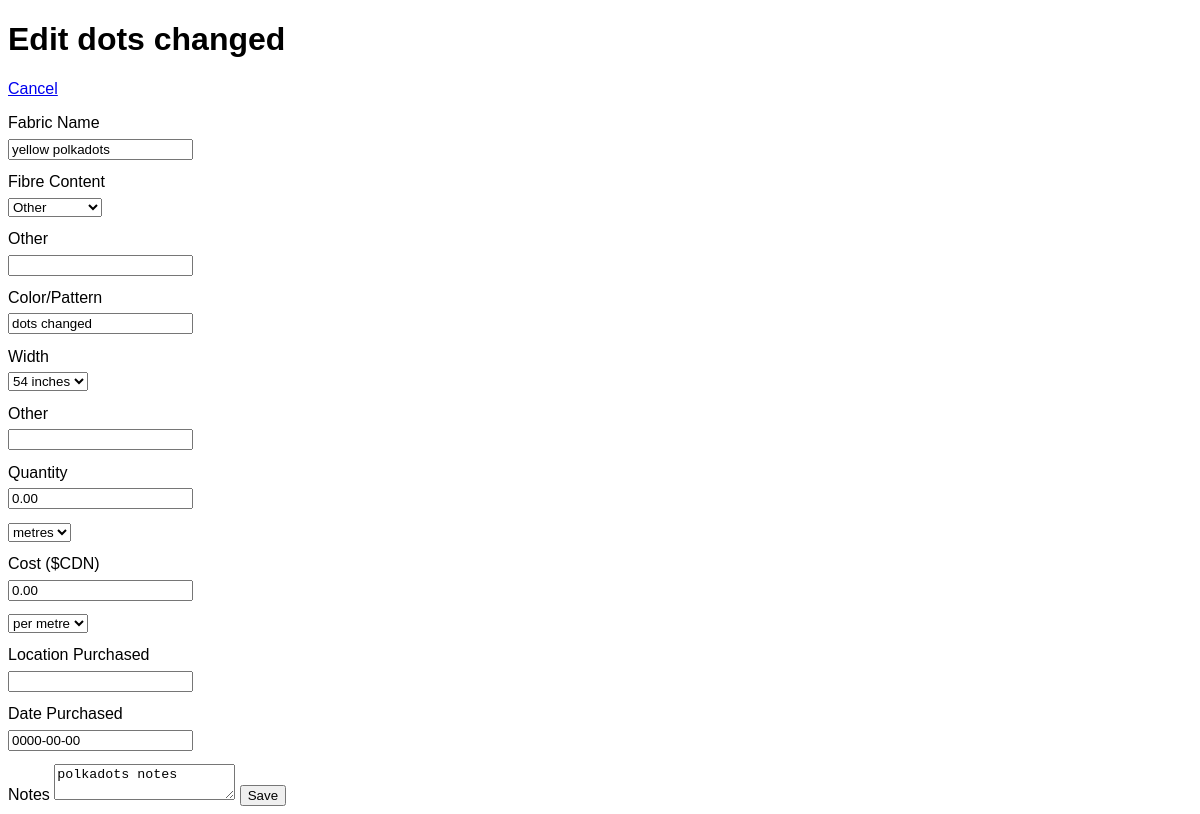
Page /edit.php?id=2 on the committed database.
### tables this page shows
CREATE TABLE IF NOT EXISTS `incontrol` (
  `id` int(11) NOT NULL AUTO_INCREMENT,
  `fabric_name` varchar(255) NOT NULL,
  `fibre_content` int(1) NOT NULL,
  `fibre_other` varchar(55) NOT NULL,
  `pattern` varchar(55) NOT NULL,
  `width` varchar(12) NOT NULL,
  `width_other` varchar(25) NOT NULL,
  `quantity` decimal(5,2) NOT NULL,
  `q_units` varchar(12) NOT NULL,
  `cost` decimal(5,2) NOT NULL,
  `c_units` varchar(12) NOT NULL,
  `location` varchar(255) NOT NULL,
  `date_purchased` date NOT NULL,
  `notes` text NOT NULL,
  PRIMARY KEY (`id`)
);

### edit.php (the view, shortened to what this page needs)
<?php
require_once 'includes/db.php';
$errors = array();
$fibres = array(
	'Cotton'
	,'Polyester'
	,'Rayon'
	,'Silk'
	,'Wool'
	,'Wool_Blend'
	,'Other'
);
$id = filter_input(INPUT_GET, 'id', FILTER_SANITIZE_NUMBER_INT);
$fabric_name = filter_input(INPUT_POST, 'fabric_name', FILTER_SANITIZE_STRING);
$fibre_content = filter_input(INPUT_POST, 'fibre_content', FILTER_SANITIZE_NUMBER_INT);
$fibre_other = filter_input(INPUT_POST, 'fibre_other', FILTER_SANITIZE_STRING);
$pattern = filter_input(INPUT_POST, 'pattern', FILTER_SANITIZE_STRING);
$width_other = filter_input(INPUT_POST, 'width_other', FILTER_SANITIZE_STRING);
$quantity = filter_input(INPUT_POST, 'quantity', FILTER_SANITIZE_NUMBER_FLOAT, FILTER_FLAG_ALLOW_FRACTION);
$cost = filter_input(INPUT_POST, 'cost', FILTER_SANITIZE_NUMBER_FLOAT, FILTER_FLAG_ALLOW_FRACTION);
$location = filter_input(INPUT_POST, 'location', FILTER_SANITIZE_STRING);
$date_purchased = filter_input(INPUT_POST, 'date_purchased', FILTER_SANITIZE_NUMBER_INT);
$notes = filter_input(INPUT_POST, 'notes', FILTER_SANITIZE_STRING);
if ($_SERVER['REQUEST_METHOD'] == 'POST') {
	if (strlen($fabric_name) < 1  || strlen($fabric_name) > 255) {
		$errors['fabric_name'] = true;
	}
	if (strlen($pattern) < 1  || strlen($pattern) > 55) {
		$errors['pattern'] = true;
	}
	if (strlen($quantity) < 1  || strlen($quantity) > 8) {
		$errors['quantity'] = true;
	}
	if (empty($errors)) {
		require_once 'includes/db.php';
		$sql = $db->prepare('
		UPDATE incontrol
		SET fabric_name = :fabric_name, fibre_content = :fibre_content, fibre_other = :fibre_other, pattern = :pattern, width_other = :width_other, quantity = :quantity, cost = :cost, location = :location, date_purchased = :date_purchased, notes = :notes
		WHERE id = :id
		');
		$sql->bindValue(':id', $id, PDO::PARAM_INT);
		$sql->bindValue(':fabric_name', $fabric_name, PDO::PARAM_STR);
		$sql->bindValue(':fibre_content', $fibre_content, PDO::PARAM_INT);
		$sql->bindValue(':fibre_other', $fibre_other, PDO::PARAM_STR);
		$sql->bindValue(':pattern', $pattern, PDO::PARAM_STR);
		$sql->bindValue(':width_other', $width_other, PDO::PARAM_STR);
		$sql->bindValue(':quantity', $quantity, PDO::PARAM_INT);
		$sql->bindValue(':cost', $cost, PDO::PARAM_INT);
		$sql->bindValue(':location', $location, PDO::PARAM_STR);
		$sql->bindValue(':date_purchased', $date_purchased, PDO::PARAM_INT);
		$sql->bindValue(':notes', $notes, PDO::PARAM_STR);
		$sql->execute();
		header('Location: index.php');
		exit;
	}
} else {
$sql = $db->prepare('
	SELECT fabric_name, fibre_content, fibre_other, pattern, width_other, quantity, cost, location, date_purchased, notes
	FROM incontrol
	WHERE id = :id
');
		$sql->bindValue(':id', $id, PDO::PARAM_INT);
		$sql->execute();
		$results = $sql->fetch();
		$fabric_name = $results['fabric_name'];
		$fibre_other = $results['fibre_other'];
		$pattern = $results['pattern'];
		$width_other = $results['width_other'];
		$quantity = $results['quantity'];
		$cost = $results['cost'];
		$location = $results['location'];
		$date_purchased = $results['date_purchased'];
		$notes = $results['notes'];
}
?><!DOCTYPE HTML>
<html>
<head>
	<link href="css/general.css" rel="stylesheet">
</head>
<body>
	<h1>Edit <?php echo $results['pattern'];?></h1>
	<p><a href="index.php">Cancel</a></p>
	<form method="post" action="edit.php?id=<?php echo $id; ?>">
		<label for="fabric_name">Fabric Name<?php if (isset($errors['fabric_name'])) : ?> <strong class="error"> is required</strong><?php endif; ?></label>
		<input name="fabric_name" id="fabric_name" required value="<?php echo $fabric_name; ?>"></input>
		<label for="fibre_content">Fibre Content</label>
		<select id="fibre_content" name="fibre_content" >
				<?php foreach ($fibres as $key => $value) : ?>
			<option value="<?php echo $key; ?>" <?php  ?>selected<?php  ?>><?php echo $value; ?></option>
				<?php endforeach; ?>
		</select>
		<label for="fibre_other">Other </label>
		<input name="fibre_other" id="fibre_other" value="<?php echo $fibre_other; ?>"></input>
		<label for="pattern">Color/Pattern<?php if (isset($errors['pattern'])) : ?> <strong class="error"> is required</strong><?php endif; ?></label>
		<input name="pattern" id="pattern" required value="<?php echo $pattern; ?>"></input>
		<label for="width">Width</label>
		<select id="width" name="width">
			<option value="54_inches">54 inches</option>
		</select>
		<label for="width_other">Other</label>
		<input name="width_other" id="width_other" value="<?php echo $width_other; ?>"></input>
		<label for="quantity">Quantity<?php if (isset($errors['quantity'])) : ?> <strong class="error"> must be a number.</strong><?php endif; ?></label>
		<input name="quantity" id="quantity" required value="<?php echo $quantity; ?>"></input>
		<select id="q_units" name="q_units">
			<option value="metres">metres</option>
		</select>
		<label for="cost">Cost ($CDN)</label>
		<input name="cost" id="cost" value="<?php echo $cost; ?>"></input>
		<select id="c_units" name="c_units">
		<option value="per_metre">per metre</option>
		</select>
		<label for="location">Location Purchased</label>
		<input name="location" id="location" value="<?php echo $location; ?>"></input>
		<label for="date_purchased">Date Purchased</label>
		<input name="date_purchased" id="date_purchased" value="<?php echo $date_purchased; ?>"></input>
		<label for="notes">Notes</label>
		<textarea name="notes" ><?php echo $notes; ?></textarea>
		<button type="submit">Save</button>
	</form>
</body>
</html>

### css/general.css (style rules this page uses)
html { font: 100% normal Verdana, Geneva, sans-serif; }
input, select { margin: 0.5em 0.5em 1em 0; display: block; }

### rows in the picture
incontrol: pattern "dots changed", fabric_name "yellow polkadots", quantity "0.00", cost "0.00", date_purchased "0000-00-00", notes "polkadots notes"

### other values in the picture
form field fibre_content "Other"
